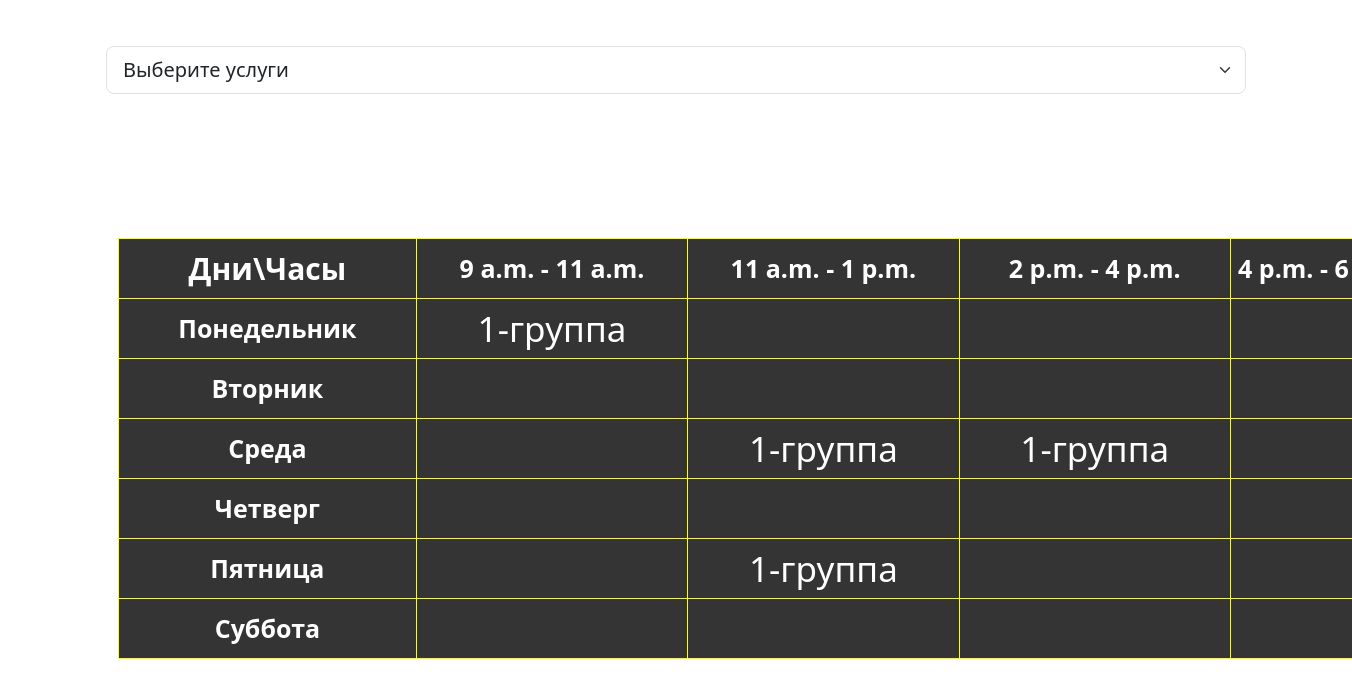
Screenshot of /room_manitoring/101 (signed in) with the database file from the repository.
### edu/models.py (models this page shows, shortened)
class Vaqtlar(models.Model):
    vaqt_start=models.TimeField()
    vaqt_end=models.TimeField()

class kunlar(models.Model):
    nomi=models.CharField(max_length=30)

### edu/views.py (the view)
# urls.py: path('room_manitoring/<xona_raqami>',RoomView.as_view(),name='room'),
class RoomView(LoginRequiredMixin,View):
    def get(self,request,xona_raqami=101):
        hafta = kunlar.objects.all()
        soatlar = Vaqtlar.objects.all()
        guruhlar = guruh_kunlari.objects.filter(xona_id__xona_raqami=xona_raqami)
        malumot=[]
        for i  in hafta:
            a=[]
            for j in soatlar:
                f=True
                h=0
                for k in guruhlar:
                    if i.nomi == k.kun_id.nomi and j.vaqt_start == k.vaqt_id.vaqt_start:
                        f=False
                        h+=1
                        if h==1:
                            a.append({'guruh':k.guruh_id.guruh,'vaqt_start':k.vaqt_id.vaqt_start,'kun':k.kun_id.nomi})
                if f:
                    a.append({'guruh':None,'vaqt_start':j.vaqt_start,'kun':i.nomi})
            malumot.append({'hafta_kuni':a})
        return render(request,"admin_services/room.html",{'hafta':hafta,'soatlar':soatlar,'guruhlar':guruhlar,'malumot':malumot})

### templates/admin_services/room.html (shortened to what this page needs)
{%extends 'admin.html'%}
{%block content%}
<html lang="en">
<head>
</head>
<body>
    <h1 class="container">Комнатный мониторинг</h1>
    <div class="container " style="margin-top: 80px;">
      <table>
        <tr>
          <th style="font-size: 30px;">Дни\Часы</th>
          {% for i in soatlar %}
          <th style="font-size: 25px;"> {{ i.vaqt_start }} - {{ i.vaqt_end }} </th>
          {% endfor %}
        </tr>
        {% for i in hafta %}
        <tr>
          <th style="font-size: 25px;">{{ i.nomi }}</th>
          {% for k in malumot %}
            {% for j in k.hafta_kuni%}
              {% if i.nomi == j.kun %}
                {% if j.guruh %}
                  <td style="font-size: 35px;">{{j.guruh}}-группа</td>
                {% else %}
                  <td></td>
                {% endif %}
              {% endif %}
            {% endfor %}
          {% endfor %}
        </tr>
        {% endfor %}
      </table>
    </div>
{%endblock%}

### templates/admin_services/room.html (style rules this page uses)
table,thead,tbody,td,tr,th { border: 1px solid yellow; text-align: center; font-size: 20px; width: 1300px; height: 60px; background-color: rgb(52, 52, 52); }
h1 { color: white; }
td, th { color: white; }

### rows the page displays
Vaqtlar: vaqt_start "9 a.m.", vaqt_end "11 a.m."
Vaqtlar: vaqt_start "11 a.m.", vaqt_end "1 p.m."
Vaqtlar: vaqt_start "2 p.m.", vaqt_end "4 p.m."
Vaqtlar: vaqt_start "4 p.m.", vaqt_end "6…"
kunlar: nomi "Понедельник", guruh "1"
kunlar: nomi "Вторник"
kunlar: nomi "Среда", guruh "1" "1"
kunlar: nomi "Четверг"
kunlar: nomi "Пятница", guruh "1"
kunlar: nomi "Суббота"
